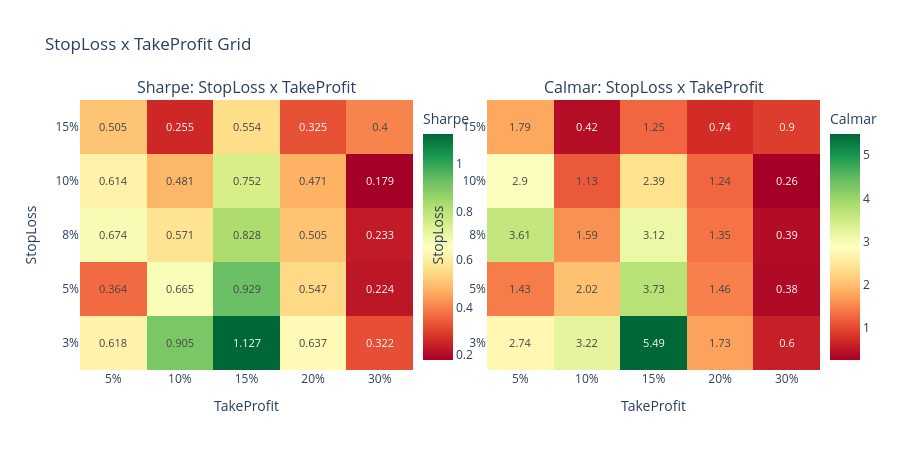

Notebook code for this chart:
### Code cell
fig.add_trace(
    go.Heatmap(
        z=sl_tp_calmar,
        x=tp_labels,
        y=sl_labels,
        colorscale="RdYlGn",
        text=np.round(sl_tp_calmar, 2),
        texttemplate="%{text}",
        textfont=dict(size=11),
        showscale=True,
        colorbar=dict(title="Calmar", x=1.0),
    ),
    row=1,
    col=2,
)

fig.update_xaxes(title_text="TakeProfit", row=1, col=1)
fig.update_xaxes(title_text="TakeProfit", row=1, col=2)
fig.update_yaxes(title_text="StopLoss", row=1, col=1)
fig.update_yaxes(title_text="StopLoss", row=1, col=2)
fig.update_layout(height=450, title="StopLoss x TakeProfit Grid")
fig.show()

### Figure 1 — Plotly figure (JSON) as saved in the notebook; plotly's stock layout.template omitted (floating-point values rounded to 4 significant figures)
{"data": [{"colorbar": {"title": {"text": "Sharpe"}, "x": 0.45}, "colorscale": [[0.0, "rgb(165,0,38)"], [0.1, "rgb(215,48,39)"], [0.2, "rgb(244,109,67)"], [0.3, "rgb(253,174,97)"], [0.4, "rgb(254,224,139)"], [0.5, "rgb(255,255,191)"], [0.6, "rgb(217,239,139)"], [0.7, "rgb(166,217,106)"], [0.8, "rgb(102,189,99)"], [0.9, "rgb(26,152,80)"], [1.0, "rgb(0,104,55)"]], "showscale": true, "text": [[0.618, 0.905, 1.127, 0.637, 0.322], [0.364, 0.665, 0.929, 0.547, 0.224], [0.674, 0.571, 0.828, 0.505, 0.233], [0.614, 0.481, 0.752, 0.471, 0.179], [0.505, 0.255, 0.554, 0.325, 0.4]], "textfont": {"size": 11}, "texttemplate": "%{text}", "type": "heatmap", "x": ["5%", "10%", "15%", "20%", "30%"], "xaxis": "x", "y": ["3%", "5%", "8%", "10%", "15%"], "yaxis": "y", "z": [[0.6176, 0.9049, 1.127, 0.6373, 0.3216], [0.3637, 0.6651, 0.9295, 0.5475, 0.2238], [0.6741, 0.5711, 0.828, 0.5051, 0.2331], [0.6142, 0.4808, 0.7525, 0.4709, 0.1793], [0.505, 0.2554, 0.5542, 0.3249, 0.4003]]}, {"colorbar": {"title": {"text": "Calmar"}, "x": 1.0}, "colorscale": [[0.0, "rgb(165,0,38)"], [0.1, "rgb(215,48,39)"], [0.2, "rgb(244,109,67)"], [0.3, "rgb(253,174,97)"], [0.4, "rgb(254,224,139)"], [0.5, "rgb(255,255,191)"], [0.6, "rgb(217,239,139)"], [0.7, "rgb(166,217,106)"], [0.8, "rgb(102,189,99)"], [0.9, "rgb(26,152,80)"], [1.0, "rgb(0,104,55)"]], "showscale": true, "text": [[2.74, 3.22, 5.49, 1.73, 0.6], [1.43, 2.02, 3.73, 1.46, 0.38], [3.61, 1.59, 3.12, 1.35, 0.39], [2.9, 1.13, 2.39, 1.24, 0.26], [1.79, 0.42, 1.25, 0.74, 0.9]], "textfont": {"size": 11}, "texttemplate": "%{text}", "type": "heatmap", "x": ["5%", "10%", "15%", "20%", "30%"], "xaxis": "x2", "y": ["3%", "5%", "8%", "10%", "15%"], "yaxis": "y2", "z": [[2.745, 3.219, 5.489, 1.734, 0.5963], [1.434, 2.024, 3.732, 1.456, 0.3785], [3.609, 1.593, 3.118, 1.353, 0.3933], [2.897, 1.133, 2.386, 1.244, 0.2617], [1.793, 0.4188, 1.25, 0.7442, 0.8991]]}], "layout": {"annotations": [{"font": {"size": 16}, "showarrow": false, "text": "Sharpe: StopLoss x TakeProfit", "x": 0.225, "xanchor": "center", "xref": "paper", "y": 1.0, "yanchor": "bottom", "yref": "paper"}, {"font": {"size": 16}, "showarrow": false, "text": "Calmar: StopLoss x TakeProfit", "x": 0.775, "xanchor": "center", "xref": "paper", "y": 1.0, "yanchor": "bottom", "yref": "paper"}], "height": 450, "title": {"text": "StopLoss x TakeProfit Grid"}, "xaxis": {"anchor": "y", "domain": [0.0, 0.45], "title": {"text": "TakeProfit"}}, "xaxis2": {"anchor": "y2", "domain": [0.55, 1.0], "title": {"text": "TakeProfit"}}, "yaxis": {"anchor": "x", "domain": [0.0, 1.0], "title": {"text": "StopLoss"}}, "yaxis2": {"anchor": "x2", "domain": [0.0, 1.0], "title": {"text": "StopLoss"}}}}
